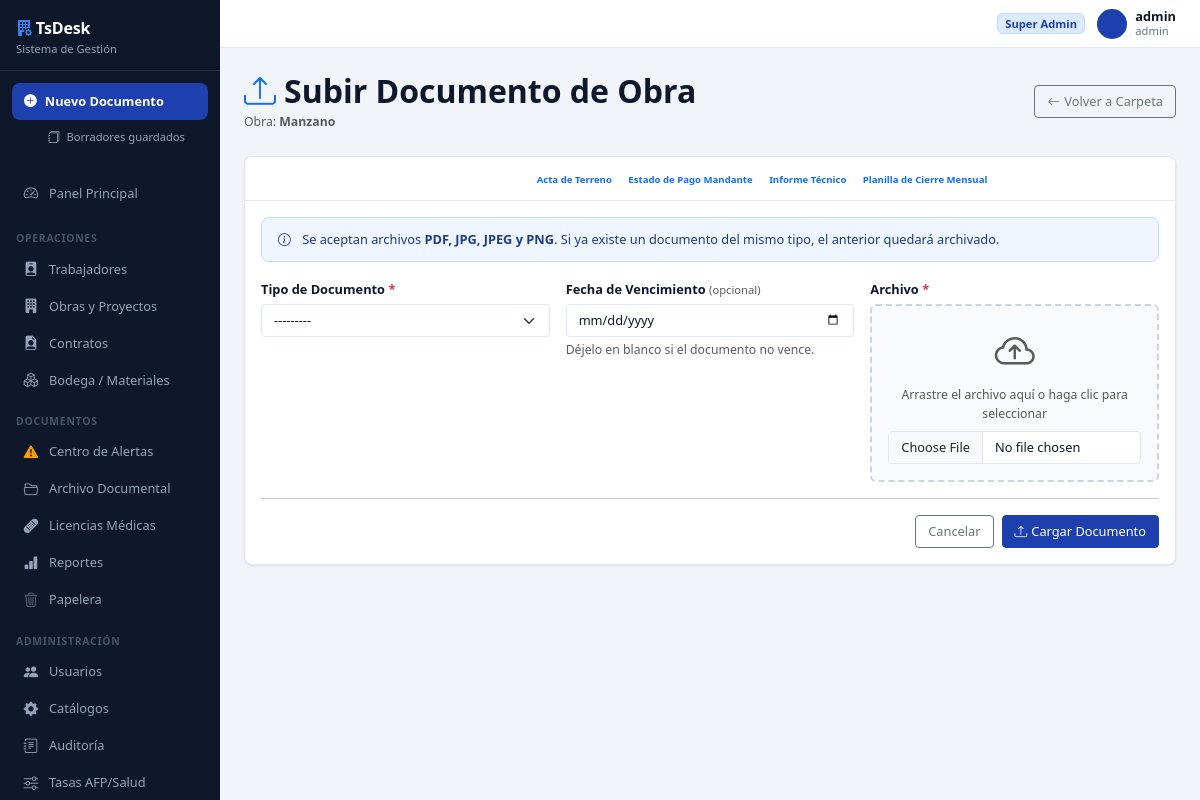
Screenshot of /obras/3/subir-documento/ (signed in) with the database file from the repository.
### core/models.py (models this page shows, shortened)
class Obra(models.Model):
    ESTADO_CHOICES = [('Activa', 'Activa'), ('Pausada', 'Pausada'), ('Cerrada', 'Cerrada')]
    empresa = models.ForeignKey(
        'ConfigEmpresa',
        on_delete=models.SET_NULL,
        null=True, blank=True,
        related_name='obras',
        verbose_name='Empresa Contratista',
    )
    nombre = models.CharField(max_length=150)
    constructora_mandante = models.CharField(max_length=150, blank=True)
    direccion = models.CharField(max_length=300, blank=True, verbose_name='Dirección / Ubicación de la Obra')
    monto_proyecto = models.DecimalField(max_digits=15, decimal_places=2, null=True, blank=True)
    fecha_inicio = models.DateField()
    fecha_termino_estimada = models.DateField()
    fecha_termino_real = models.DateField(null=True, blank=True)
    estado = models.CharField(max_length=20, choices=ESTADO_CHOICES, default='Activa')
    observaciones = models.TextField(blank=True)
    archivada = models.BooleanField(default=False)
    creado_el = models.DateTimeField(default=timezone.now)
    activo = models.BooleanField(default=True)
    class Meta:
        verbose_name = 'Obra'
        verbose_name_plural = 'Obras'
        ordering = ['-creado_el']

class TipoDocumento(models.Model):
    NIVEL_CHOICES = [('Trabajador', 'Trabajador'), ('Contrato', 'Contrato'), ('Obra', 'Obra')]
    nombre = models.CharField(max_length=100, unique=True)
    nivel = models.CharField(max_length=20, choices=NIVEL_CHOICES)
    obligatorio = models.BooleanField(default=False)
    dias_validez = models.IntegerField(null=True, blank=True, help_text='Días de vigencia desde la carga. Vacío = no vence.')
    activo = models.BooleanField(default=True)
    class Meta:
        verbose_name = 'Tipo de Documento'
        verbose_name_plural = 'Tipos de Documento'
        ordering = ['nivel', 'nombre']
    def __str__(self):
        return f"{self.nombre} ({self.nivel})"

### core/views/obras.py (the view)
# urls.py: path('obras/<int:pk>/subir-documento/', views.obra_upload_doc, name='obra_upload_doc'),
@login_required
def obra_upload_doc(request, pk):
    from ..forms import DocumentoForm
    from django.urls import reverse
    obra = get_object_or_404(Obra, pk=pk, activo=True)
    if obra.archivada:
        messages.error(request, f'La obra "{obra.nombre}" está archivada. No se pueden subir más documentos.')
        return redirect(reverse('obra_detail', args=[pk]) + '?tab=carpeta')
    tipo_filter = request.GET.get('tipo', '')
    if request.method == 'POST':
        form = DocumentoForm(request.POST, request.FILES, nivel='Obra')
        if form.is_valid():
            doc = form.save(commit=False)
            doc.obra = obra
            doc.usuario_carga = request.user.username
            doc.save()
            messages.success(request, 'Documento cargado correctamente.')
            return redirect(reverse('obra_detail', args=[pk]) + '?tab=carpeta')
    else:
        initial = {}
        if tipo_filter:
            try:
                tipo_obj = TipoDocumento.objects.get(pk=tipo_filter, nivel='Obra', activo=True)
                initial['tipo_documento'] = tipo_obj
            except TipoDocumento.DoesNotExist:
                pass
        form = DocumentoForm(nivel='Obra', initial=initial)
    tipos_obra = TipoDocumento.objects.filter(nivel='Obra', activo=True).order_by('nombre')
    return render(request, 'obras/upload_doc.html', {
        'form': form,
        'obra': obra,
        'tipos_obra': tipos_obra,
    })

### core/forms.py (shortened to what this page needs)
class DocumentoForm(forms.ModelForm):
    fecha_vencimiento = forms.DateField(
        required=False,
        widget=forms.DateInput(attrs={'type': 'date', 'class': 'form-control'}),
        help_text='Se calcula automáticamente según el tipo. Solo ajustar si la fecha impresa en el documento difiere.',
    )
    class Meta:
        model = Documento
        fields = ['tipo_documento', 'archivo', 'fecha_vencimiento']
        widgets = {
            'tipo_documento': forms.Select(attrs={'class': 'form-select'}),
            'archivo': forms.FileInput(attrs={'class': 'form-control'}),
        }
    def __init__(self, *args, nivel=None, **kwargs):
        super().__init__(*args, **kwargs)
        if nivel:
            self.fields['tipo_documento'].queryset = TipoDocumento.objects.filter(activo=True, nivel=nivel)
        else:
            self.fields['tipo_documento'].queryset = TipoDocumento.objects.filter(activo=True)

### templates/obras/upload_doc.html (shortened to what this page needs)
{% extends 'base.html' %}
{% block content %}
<div class="d-flex justify-content-between align-items-center mb-4">
  <div>
    <h2 class="mb-0 fw-bold"><i class="bi bi-upload text-primary me-2"></i>Subir Documento de Obra</h2>
    <small class="text-muted">Obra: <strong>{{ obra.nombre }}</strong></small>
  </div>
  <a href="{% url 'obra_detail' obra.pk %}?tab=carpeta" class="btn btn-outline-secondary">
    <i class="bi bi-arrow-left me-1"></i>Volver a Carpeta
  </a>
</div>
<div class="card border-0 shadow-sm">
  <div class="card-header bg-primary text-white">
    <i class="bi bi-folder2-open me-2"></i>Carpeta de Obra — Tipos disponibles:
    {% for t in tipos_obra %}<span class="badge bg-white text-primary ms-1">{{ t.nombre }}</span>{% endfor %}
  </div>
  <div class="card-body">
    <div class="alert alert-info">
      <i class="bi bi-info-circle me-2"></i>
      Se aceptan archivos <strong>PDF, JPG, JPEG y PNG</strong>. Si ya existe un documento del mismo tipo, el anterior quedará archivado.
    </div>
    <form method="post" enctype="multipart/form-data" id="uploadForm">
      <div class="row g-3">
        <div class="col-md-4">
          <label class="form-label fw-semibold">Tipo de Documento <span class="text-danger">*</span></label>
          {{ form.tipo_documento }}
        </div>
        <div class="col-md-4">
          <label class="form-label fw-semibold">Fecha de Vencimiento <small class="text-muted fw-normal">(opcional)</small></label>
          {{ form.fecha_vencimiento }}
          <div class="form-text text-muted">Déjelo en blanco si el documento no vence.</div>
        </div>
        <div class="col-md-4">
          <label class="form-label fw-semibold">Archivo <span class="text-danger">*</span></label>
          <div class="drop-zone border-2 border-dashed rounded p-3 text-center" id="dropZone">
            <i class="bi bi-cloud-arrow-up fs-1 text-muted d-block mb-1"></i>
            <p class="text-muted small mb-2">Arrastre el archivo aquí o haga clic para seleccionar</p>
            {{ form.archivo }}
          </div>
        </div>
      </div>
      <hr class="my-3">
      <div class="d-flex gap-2 justify-content-end">
        <a href="{% url 'obra_detail' obra.pk %}?tab=carpeta" class="btn btn-outline-secondary">Cancelar</a>
        <button type="submit" class="btn btn-primary"><i class="bi bi-upload me-1"></i>Cargar Documento</button>
      </div>
    </form>
  </div>
</div>
{% endblock %}

### templates/base.html (shortened to what this page needs)
<!DOCTYPE html>
<html lang="es">
<head>
  <link href="https://cdn.jsdelivr.net/npm/bootstrap@5.3.3/dist/css/bootstrap.min.css" rel="stylesheet">
  <link href="https://cdn.jsdelivr.net/npm/bootstrap-icons@1.11.3/font/bootstrap-icons.css" rel="stylesheet">
  <link rel="stylesheet" href="/static/css/custom-theme.css">
</head>
<body>
{% if user.is_authenticated %}
<div id="layoutWrapper">
  <nav id="sidebarMenu">
    <div class="sidebar-logo">
      <div class="brand-name"><i class="bi bi-building-fill-gear me-1" style="color:#3b82f6"></i>TsDesk</div>
      <div class="brand-sub">Sistema de Gestión</div>
    </div>
    <div class="sidebar-primary-action">
      <a href="{% url 'doc_generado_create' %}"
         class="btn-new-doc {% if request.resolver_match.url_name == 'doc_generado_create' %}active{% endif %}">
        <i class="bi bi-plus-circle-fill"></i>Nuevo Documento
      </a>
      <a href="{% url 'doc_generado_borradores' %}"
         class="sidebar-sub-link mt-1 {% if request.resolver_match.url_name == 'doc_generado_borradores' %}active{% endif %}">
        <i class="bi bi-journals" style="font-size:.75rem"></i>Borradores guardados
      </a>
    </div>
    <ul class="sidebar-nav" style="padding-bottom:.25rem">
      <li>
        <a href="{% url 'dashboard' %}"
           class="{% if request.resolver_match.url_name == 'dashboard' %}active{% endif %}">
          <i class="bi bi-speedometer2 nav-icon"></i>Panel Principal
        </a>
      </li>
    </ul>
    <div class="sidebar-section">
      <span class="sidebar-section-label">Operaciones</span>
    </div>
    <ul class="sidebar-nav">
      <li>
        <a href="{% url 'trabajadores_list' %}"
           class="{% if 'trabajadores' in request.resolver_match.url_name %}active{% endif %}">
          <i class="bi bi-person-badge-fill nav-icon"></i>Trabajadores
        </a>
      </li>
      <li>
        <a href="{% url 'obras_list' %}"
           class="{% if 'obras' in request.resolver_match.url_name or request.resolver_match.url_name == 'obra_detail' or request.resolver_match.url_name == 'obra_ingreso_rapido' %}active{% endif %}">
          <i class="bi bi-building-fill nav-icon"></i>Obras y Proyectos
        </a>
      </li>
      <li>
        <a href="{% url 'contratos_list' %}"
           class="{% if 'contrato' in request.resolver_match.url_name and 'doc' not in request.resolver_match.url_name and 'obra' not in request.resolver_match.url_name %}active{% endif %}">
          <i class="bi bi-file-earmark-person-fill nav-icon"></i>Contratos
        </a>
      </li>
      <li>
        <a href="{% url 'bodega_index' %}"
           class="{% if 'bodega' in request.resolver_match.url_name %}active{% endif %}">
          <i class="bi bi-boxes nav-icon"></i>Bodega / Materiales
        </a>
      </li>
    </ul>
    <div class="sidebar-section">
      <span class="sidebar-section-label">Documentos</span>
    </div>
    <ul class="sidebar-nav">
      <li>
        <a href="{% url 'documentos_pendientes' %}"
           class="{% if request.resolver_match.url_name == 'documentos_pendientes' %}active{% endif %}">
          <i class="bi bi-exclamation-triangle-fill nav-icon" style="color:#f59e0b"></i>Centro de Alertas
        </a>
      </li>
      <li>
        <a href="{% url 'documentos_central' %}"
           class="{% if request.resolver_match.url_name == 'documentos_central' %}active{% endif %}">
          <i class="bi bi-folder2-open nav-icon"></i>Archivo Documental
        </a>
      </li>
      <li>
        <a href="{% url 'licencia_list' %}"
           class="{% if 'licencia' in request.resolver_match.url_name %}active{% endif %}">
          <i class="bi bi-bandaid-fill nav-icon"></i>Licencias Médicas
        </a>
      </li>
      <li>
        <a href="{% url 'reportes_consolidados' %}"
           class="{% if request.resolver_match.url_name == 'reportes_consolidados' %}active{% endif %}">
          <i class="bi bi-bar-chart-fill nav-icon"></i>Reportes
        </a>
      </li>
      <li>
        <a href="{% url 'papelera_documentos' %}"
           class="{% if request.resolver_match.url_name == 'papelera_documentos' %}active{% endif %}">
          <i class="bi bi-trash3 nav-icon" style="opacity:.6"></i>Papelera
        </a>
      </li>
    </ul>
    {% if user.is_superuser %}
    <div class="sidebar-section">
      <span class="sidebar-section-label">Administración</span>
    </div>
    <ul class="sidebar-nav">
      <li>
        <a href="{% url 'admin_usuarios' %}"
           class="{% if request.resolver_match.url_name == 'admin_usuarios' %}active{% endif %}">
          <i class="bi bi-people-fill nav-icon"></i>Usuarios
        </a>
      </li>
      <li>
        <a href="{% url 'admin_catalogos' %}"
           class="{% if request.resolver_match.url_name == 'admin_catalogos' %}active{% endif %}">
          <i class="bi bi-gear-fill nav-icon"></i>Catálogos
        </a>
      </li>
      <li>
        <a href="{% url 'admin_auditoria' %}"
           class="{% if request.resolver_match.url_name == 'admin_auditoria' %}active{% endif %}">
          <i class="bi bi-journal-text nav-icon"></i>Auditoría
        </a>
      </li>
      <li>
        <a href="{% url 'config_remuneraciones_list' %}"
           class="{% if 'config_remuneraciones' in request.resolver_match.url_name %}active{% endif %}">
          <i class="bi bi-sliders nav-icon"></i>Tasas AFP/Salud
        </a>
      </li>
    </ul>
    {% endif %}
  </nav>
  <div id="mainContent">
    <div id="topbar">
      <div class="topbar-user">
        {% if user.is_superuser %}
          <span class="badge badge-pendiente" style="font-size:var(--text-xs)">Super Admin</span>
        {% else %}
          <span class="badge badge-vigente" style="font-size:var(--text-xs)">Secretaria</span>
        {% endif %}
        <a href="{% url 'perfil_editar' %}" class="text-decoration-none d-flex align-items-center gap-2" title="Mi perfil">
          <div style="width:30px;height:30px;border-radius:50%;background:var(--c-primary);color:#fff;display:flex;align-items:center;justify-content:center;font-size:.72rem;font-weight:700;flex-shrink:0">
          </div>
          <div style="line-height:1.2">
            <div style="font-size:var(--text-sm);font-weight:600;color:var(--c-text)">{{ user.get_full_name|default:user.username }}</div>
            <div style="font-size:var(--text-xs);color:var(--c-muted)">{{ user.username }}</div>
          </div>
        </a>
      </div>
    </div>
    <div id="pageContent">
      {% block content %}{% endblock %}
    </div>
  </div>
</div>
{% else %}
{% block content_auth %}{% endblock %}
{% endif %}
</body>
</html>

### rows the page displays
Obra: nombre "Manzano"
TipoDocumento: nombre "Acta de Terreno"
TipoDocumento: nombre "Estado de Pago Mandante"
TipoDocumento: nombre "Informe Técnico"
TipoDocumento: nombre "Planilla de Cierre Mensual"

### other values shown
{{ user.get_full_name|default:user.username }} "admin"
{{ user.username }} "admin"
